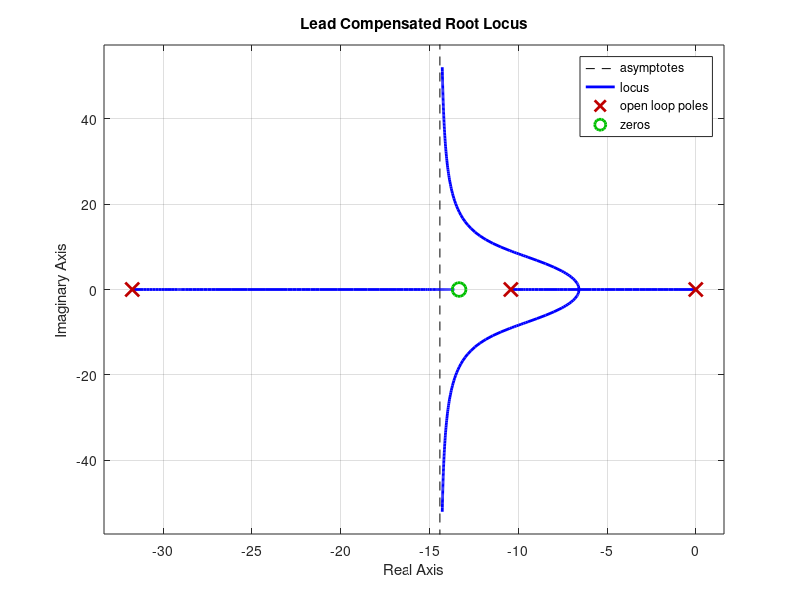
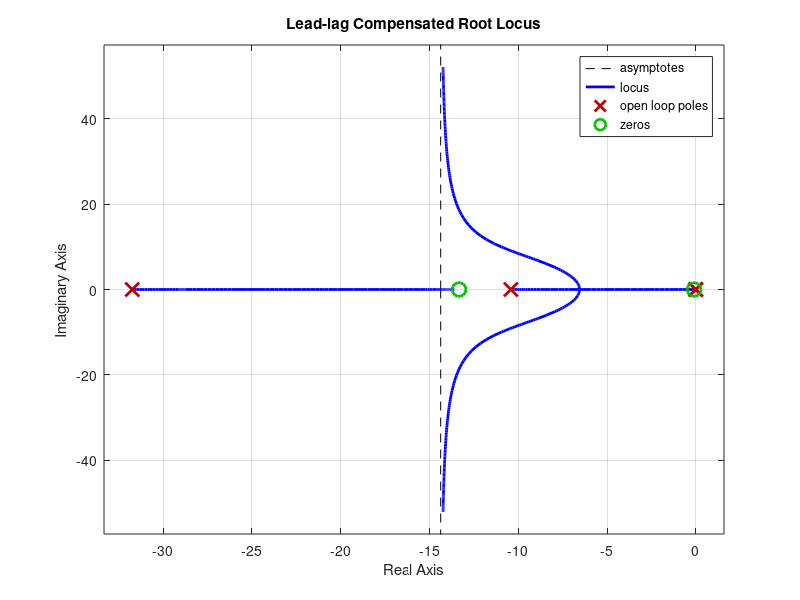

Write MATLAB code to recreate these figures, in order. (Note: this script raises an error after producing the figures.)
%Gs = 31.98/(s*(0.096*s+1));
GPole1 = -1/0.096;
numOfGs = 31.98/0.096;
Gpole2 = 0;

%% changable params
PO = 10; %% in percent
Ts = 0.3; %% in sec


%% find loc of pole
Z = -log(PO/100)/(sqrt(pi^2+log(PO/100)^2));
W = 4/(Ts*Z);

poleRe = -W*Z;
poleIM = W*(sqrt(1-Z^2));

% put in complex num
desired_pole = poleRe + 1i * poleIM;

% find angle
theta1 = 180 - atand(abs(poleIM/poleRe));

distfromPole = abs(poleRe-GPole1); % distance from desired pole RE to natural system pole

theta2 = 180 - atand(abs(poleIM/distfromPole));
thetac = 180+theta1+theta2-360;

thetap = 90-thetac;

intermediateRe = poleIM/tand(thetap);


%% NEW pole for controller that allows for desired root locus
compensatorPole = -(poleRe-intermediateRe);
compensatorZero = -poleRe;
%% find transfer function
s = tf('s');

% magnitude critera
dCompPoletodRe = compensatorPole-(-poleRe); % the distance from compensator pole to pole re
h1 = sqrt(poleIM^2+dCompPoletodRe^2);
h2 = sqrt(poleRe^2+poleIM^2);
h3 = sqrt(distfromPole^2+poleIM^2);

Kc = h1*h2*h3/(poleIM*numOfGs);


%% find transfer function

% Lead only
Gc = (s+compensatorZero)/(s+compensatorPole);
G = 31.98/(s*(0.096*s+1));
openLoop = Gc*G*Kc;
H = 1;

% Lead-lag
Gc2 = ((s+compensatorZero)*(s+0.1))/((s+compensatorPole)*(s+0.01));
G2 = 31.98/(s*(0.096*s+1));
openLoop2 = Gc2*G*Kc;

figure(1)
rlocus(openLoop);
hold on;
title('Lead Compensated Root Locus');

figure(2)
rlocus(openLoop2)
hold on
title('Lead-lag Compensated Root Locus');


sys_cl = feedback(openLoop,H);
sys_cl_min = minreal(sys_cl); % remove zero/poles that cancel

sys_cl2 = feedback(openLoop2,H);
sys_cl_min2 = minreal(sys_cl2);


stepinfo(sys_cl_min);
stepinfo(sys_cl_min2);

% plot step response of CL system
figure(3)
step(sys_cl_min, sys_cl_min2)
title('Step Response of Lead vs Lead-lag')
legend('Lead','Lead-lag')
grid on;

% Plot Ramp Response

% Find slowest pole
poles_lead = pole(sys_cl_min);
poles_leadlag = pole(sys_cl_min2);
all_poles = [poles_lead; poles_leadlag];

% Time constant
tau_slowest = 1 / min(abs(real(all_poles)));
t_end = 6 * tau_slowest; % Six time constants

% r(6t)
t = 0:0.01:t_end; 
r = 6 * t;

% Plot
y_lead_ramp = lsim(sys_cl_min, r, t);
y_leadlag_ramp = lsim(sys_cl_min2, r, t);
figure(4)
plot(t, r, 'k--', 'LineWidth', 1.5) 
hold on
plot(t, y_lead_ramp, 'b', 'LineWidth', 1.5)
plot(t, y_leadlag_ramp, 'r', 'LineWidth', 1.5)
hold off
title('Ramp Response of Lead vs Lead-lag')
xlabel('Time (seconds)')
ylabel('Amplitude')
legend('Reference', 'Lead', 'Lead-lag')
grid on;
